Frame 1 (no input): blank canvas, image omitted
Frame 60 (no input): blank canvas, image omitted
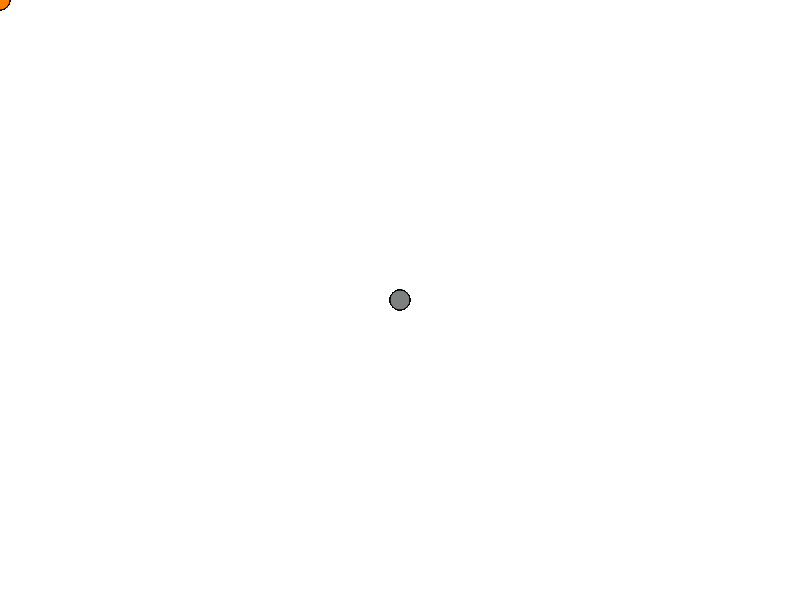
Frame 120 (the mouse pressed at the canvas centre since frame 60)

The p5.js sketch whose frames 1 and 60 were blank and that drew this single picture after the mouse press (run headless with seeded random() and noise() and a simulated clock; from frame 60 on, the mouse is pressed at the canvas centre):

// p5.js sketch
// ── sketch.js
var r, g, b; // declare some variables

function setup() {
  // this is a comment
  createCanvas(800, 600); // width and height
  
  r = 128;
  g = 128;
  b = 0;
  
  console.log("hi there!");

  background(255); // red, green, blue, alpha
}

function draw() {
  r = map(mouseY, 0, height-1, 255, 0);
  b = map(mouseX, 0, width-1, 0, 255);
  console.log(b);
  fill(r, g, b); // my colors
  ellipse(mouseX, mouseY, 20, 20);
}

function keyPressed() // callback function
{
  console.log(key); // print out what key i hit
  console.log(key=='C');
  if(key=='C') { // conditional
    r = random(0, 255);
    g = random(0, 255);
    b = random(0, 255);
  }

}
